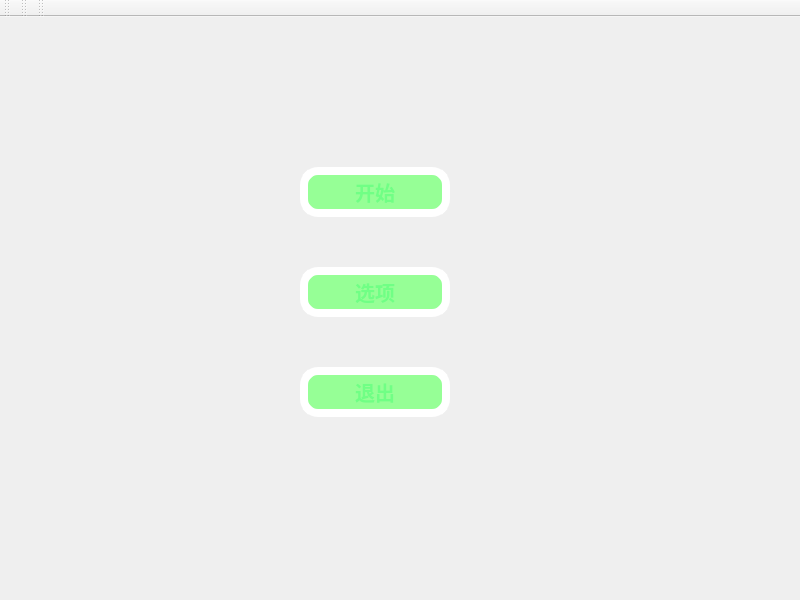
<?xml version="1.0" encoding="UTF-8"?>
<ui version="4.0">
 <class>MainWindow</class>
 <widget class="QMainWindow" name="MainWindow">
  <property name="geometry">
   <rect>
    <x>0</x>
    <y>0</y>
    <width>800</width>
    <height>600</height>
   </rect>
  </property>
  <property name="windowTitle">
   <string>贪吃蛇</string>
  </property>
  <property name="styleSheet">
   <string notr="true"/>
  </property>
  <widget class="QWidget" name="centralWidget">
   <widget class="QPushButton" name="pushButton">
    <property name="geometry">
     <rect>
      <x>300</x>
      <y>150</y>
      <width>150</width>
      <height>50</height>
     </rect>
    </property>
    <property name="styleSheet">
     <string notr="true">QPushButton{
                   background-color:rgb(150,255,150);
                   border-style:outset;                
                   border-width:8px;                   
                   border-radius:18px;                   
                   border-color:rgb(255,255,255);
                   font:bold 20px; 
				 color:rgba(102,255,129,200);                                                                 
                   padding:6px;                          
                   
}
 QPushButton:pressed{
                   background-color:rgba(100,200,150,200);
                   border-color:rgba(255,255,255,30);
                   border-style:inset;
                   color:rgba(255,127,0,100);
                   }
                 
 QPushButton:hover{
 				background-color:rgba(100,255,150,200);
                  border-color:rgba(255,255,255,200);
                  color:rgba(255,127,0,200);
                   }</string>
    </property>
    <property name="text">
     <string>开始</string>
    </property>
    <property name="autoDefault">
     <bool>false</bool>
    </property>
    <property name="default">
     <bool>false</bool>
    </property>
    <property name="flat">
     <bool>false</bool>
    </property>
   </widget>
   <widget class="QPushButton" name="pushButton_2">
    <property name="geometry">
     <rect>
      <x>300</x>
      <y>250</y>
      <width>150</width>
      <height>50</height>
     </rect>
    </property>
    <property name="styleSheet">
     <string notr="true">QPushButton{
                   background-color:rgb(150,255,150);
                   border-style:outset;                
                   border-width:8px;                   
                   border-radius:18px;                   
                   border-color:rgb(255,255,255);
                   font:bold 20px; 
				 color:rgba(102,255,129,200);                                                                 
                   padding:6px;                          
                   
}
 QPushButton:pressed{
                   background-color:rgba(100,200,150,200);
                   border-color:rgba(255,255,255,30);
                   border-style:inset;
                   color:rgba(255,127,0,100);
                   }
                 
 QPushButton:hover{
 				background-color:rgba(100,255,150,200);
                  border-color:rgba(255,255,255,200);
                  color:rgba(255,127,0,200);
                   }</string>
    </property>
    <property name="text">
     <string>选项</string>
    </property>
   </widget>
   <widget class="QPushButton" name="pushButton_3">
    <property name="geometry">
     <rect>
      <x>300</x>
      <y>350</y>
      <width>150</width>
      <height>50</height>
     </rect>
    </property>
    <property name="styleSheet">
     <string notr="true">QPushButton{
                   background-color:rgb(150,255,150);
                   border-style:outset;                
                   border-width:8px;                   
                   border-radius:18px;                   
                   border-color:rgb(255,255,255);
                   font:bold 20px; 
				 color:rgba(102,255,129,200);                                                                 
                   padding:6px;                          
                   
}
 QPushButton:pressed{
                   background-color:rgba(100,200,150,200);
                   border-color:rgba(255,255,255,30);
                   border-style:inset;
                   color:rgba(255,127,0,100);
                   }
                 
 QPushButton:hover{
 				background-color:rgba(100,255,150,200);
                  border-color:rgba(255,255,255,200);
                  color:rgba(255,127,0,200);
                   }</string>
    </property>
    <property name="text">
     <string>退出</string>
    </property>
    <property name="iconSize">
     <size>
      <width>100</width>
      <height>12</height>
     </size>
    </property>
   </widget>
   <widget class="QLabel" name="label">
    <property name="geometry">
     <rect>
      <x>250</x>
      <y>10</y>
      <width>300</width>
      <height>81</height>
     </rect>
    </property>
    <property name="minimumSize">
     <size>
      <width>0</width>
      <height>0</height>
     </size>
    </property>
    <property name="text">
     <string/>
    </property>
    <property name="pixmap">
     <pixmap>155d36ce885a4b20899a81a28e284bfa.PNG</pixmap>
    </property>
   </widget>
  </widget>
  <widget class="QMenuBar" name="menuBar">
   <property name="geometry">
    <rect>
     <x>0</x>
     <y>0</y>
     <width>800</width>
     <height>17</height>
    </rect>
   </property>
  </widget>
  <widget class="QToolBar" name="mainToolBar">
   <attribute name="toolBarArea">
    <enum>TopToolBarArea</enum>
   </attribute>
   <attribute name="toolBarBreak">
    <bool>false</bool>
   </attribute>
  </widget>
  <widget class="QToolBar" name="toolBar">
   <property name="enabled">
    <bool>false</bool>
   </property>
   <property name="windowTitle">
    <string>toolBar</string>
   </property>
   <attribute name="toolBarArea">
    <enum>TopToolBarArea</enum>
   </attribute>
   <attribute name="toolBarBreak">
    <bool>false</bool>
   </attribute>
  </widget>
  <widget class="QToolBar" name="toolBar_2">
   <property name="windowTitle">
    <string>toolBar_2</string>
   </property>
   <attribute name="toolBarArea">
    <enum>TopToolBarArea</enum>
   </attribute>
   <attribute name="toolBarBreak">
    <bool>false</bool>
   </attribute>
  </widget>
  <action name="actiondsf">
   <property name="text">
    <string>1p</string>
   </property>
  </action>
  <action name="action2p">
   <property name="text">
    <string>2p</string>
   </property>
  </action>
  <action name="actionstart">
   <property name="text">
    <string>start</string>
   </property>
  </action>
  <action name="actionpause">
   <property name="text">
    <string>setting</string>
   </property>
  </action>
  <action name="actionexit">
   <property name="text">
    <string>exit</string>
   </property>
  </action>
 </widget>
 <layoutdefault spacing="6" margin="11"/>
 <resources/>
 <connections/>
</ui>
